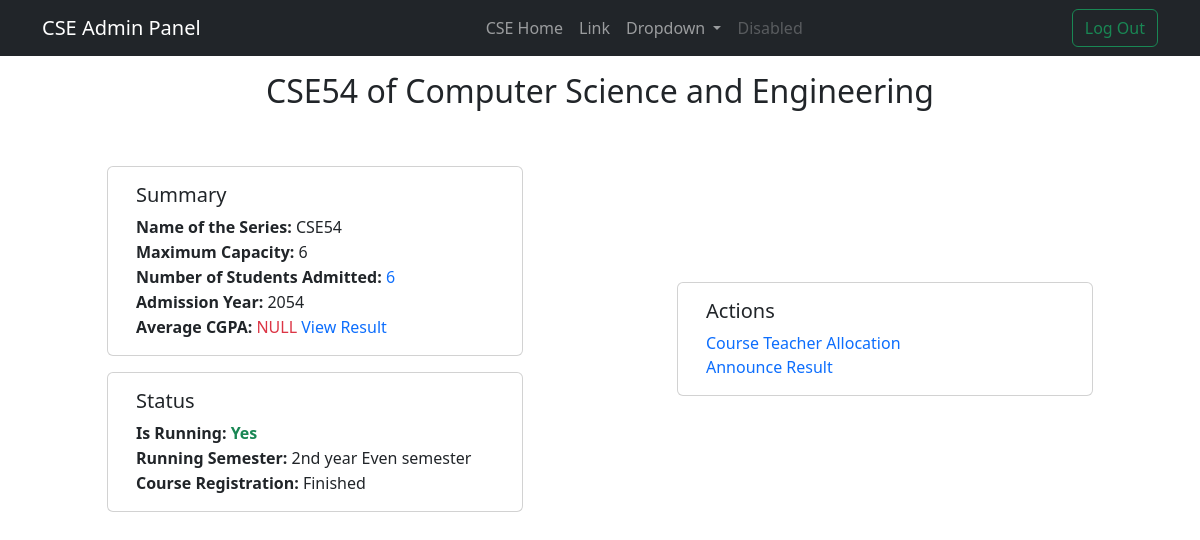
The page /dept/admin/CSE/2/control-panel/ (signed in) on the database its author committed.
### departments/models.py (models this page shows, shortened)
class Department(models.Model):
    dept_id = models.CharField(max_length=4, unique=True)
    dept_code = models.CharField(max_length=5, unique=True, null=True, blank=True)
    dept_name = models.CharField(max_length=50)
    head = models.OneToOneField(
        "teachers.Teacher",
        on_delete=models.SET_NULL,
        null=True,
        blank=True,
        related_name="dept_head",
    )
    user = models.OneToOneField(
        User, on_delete=models.CASCADE, null=True, blank=True, related_name="dept"
    )

class Series(models.Model):
    id = models.AutoField(primary_key=True)
    name = models.CharField(max_length=10, unique=True)  # Ex - CSE99
    department = models.ForeignKey(
        Department, on_delete=models.CASCADE, related_name="series"
    )
    admit_year = models.IntegerField(unique=True)
    running_semester = models.OneToOneField(
        Semester, on_delete=models.CASCADE, related_name="running_series"
    )
    is_running = models.BooleanField(default=True)
    end_year = models.IntegerField(null=True, blank=True)
    maximum_students = models.IntegerField(null=True, blank=True)
    exam_status = models.CharField(max_length=10, choices=[
        ("NR", "Not Running"),
        ("R", "Running"),
        ("F", "Finished")
    ], default="NR")
    def get_absolute_url_course_allocation(self):
        return reverse(
            "dept:courseTeacherAllocation",
            kwargs={"deptId": self.department.dept_id, "serId": self.id},
        )
    def get_absolute_url_result(self):
        return reverse(
            "dept:result",
            kwargs={"deptId": self.department.dept_id, "serId": self.id},
        )

class Semester(models.Model):
    id = models.AutoField(primary_key=True)
    sem_no = models.IntegerField()
    year = models.CharField(max_length=4)
    year_sem = models.CharField(max_length=4)
    dept = models.ForeignKey(
        Department, on_delete=models.CASCADE, related_name="semesters"
    )
    class Meta:
        constraints = [
            models.UniqueConstraint(fields=["sem_no", "dept"], name="unique_semester")
        ]
    def __str__(self) -> str:
        return f"{self.year} year {self.year_sem} semester"

class courseRegistration(models.Model):
    id = models.AutoField(primary_key=True)
    status_choices = [
        ("pending", "Pending"),
        ("running", "Running"),
        ("finished", "Finished"),
    ]
    status = models.CharField(max_length=10, choices=status_choices, default="pending")
    start_date = models.DateField(null=True, blank=True)
    end_date = models.DateField(null=True, blank=True)
    series = models.OneToOneField(
        "Series", on_delete=models.CASCADE, related_name="courseReg"
    )
    fee = models.JSONField(null=True, blank=True)
    def check_deadline(self):
        from datetime import date
        today = date.today()
        if self.status == "running" and today > self.end_date:
            self.status = "finished"
            self.save()

### students/models.py (models this page shows, shortened)
class Student(Person):
    roll = models.CharField(unique=True, max_length=7)
    dept = models.ForeignKey(
        Department, on_delete=models.CASCADE, related_name="students"
    )
    section = models.ForeignKey(
        Section, on_delete=models.CASCADE, related_name="students"
    )
    series = models.ForeignKey(
        Series, on_delete=models.CASCADE, related_name="students"
    )
    cgpa = models.DecimalField(max_digits=3, decimal_places=2 ,null=True, blank=True)
    user = models.OneToOneField(
        User, on_delete=models.SET_NULL, null=True, blank=True, related_name="student"
    )
    class Meta:
        ordering = ['roll']

### departments/views.py (the view)
# urls.py: path('admin/<str:deptId>/<int:serId>/control-panel/', views.seriesControlPanel, name='seriesControlPanel'),
def seriesControlPanel(request, deptId, serId):
    try:
        dept = Department.objects.get(dept_id=deptId)
        series = dept.series.get(id=serId)
        if request.user == dept.user:
            if request.method == 'POST':
                print('Got a post request in seriesControlPanel')
                return seriesControl_post_request(request, dept, series)
            series.courseReg.check_deadline()
            return render(request, 'series/seriesControlPanel.html', {
                'dept': dept,
                'series': series,
                'today': datetime.date.today().strftime('%Y-%m-%d'),
                'isLogged': True,
            })
        else:
            messages.error(request, 'You are not authorized to access this page')
            return HttpResponseRedirect(reverse('Main:home'))
    except Department.DoesNotExist:
        return HttpResponseNotFound('<h1>Page not found</h1>')
    except Series.DoesNotExist:
        return HttpResponseNotFound('<h1>Page not found</h1>')

### departments/templates/series/seriesControlPanel.html (shortened to what this page needs)
{% extends 'departments/admin.html' %}
{%block content%}
<div class="container text-center">
    <h2 class="mt-3">{{series.name}} of {{dept.dept_name}}</h2>
    <div class="row justify-content-around align-items-center">
        <div class="col">
            <div class="row mt-5 justify-content-center  text-start">
                <div class="card" style="width: 26rem;">
                    <div class="card-body">
                        <h5 class="card-title">Summary</h5>
                        <p class="card-text"><b>Name of the Series: </b>{{series.name}}</p>
                        <p class="card-text"><b>Maximum Capacity: </b>{{series.maximum_students}}</p>
                        <p class="card-text"><b>Number of Students Admitted: </b><a
                                class="link-offset-2 link-offset-3-hover link-underline link-underline-opacity-0 link-underline-opacity-75-hover"
                                href="{% url 'dept:allStudents' dept.dept_id %}?series={{series.id}}"
                                title="View list of students">
                                {{series.students.all|length}}
                            </a></p>
                        <p class="card-text"><b>Admission Year: </b>{{series.admit_year}}</p>
                        <p class="card-text"><b>Average CGPA: </b><span class="text-danger">NULL </span>
                            <a class="link-offset-2 link-offset-3-hover link-underline link-underline-opacity-0 link-underline-opacity-75-hover"
                                href="#">
                                View Result
                            </a>
                        </p>
                    </div>
                </div>
            </div>
            <div class="row justify-content-center mt-3 text-start">
                <div class="card" style="width: 26rem;">
                    <div class="card-body">
                        <h5 class="card-title">Status</h5>
                        <p class="card-text"><b>Is Running:
                                {% if series.is_running %}
                                <span class="text-success">Yes</span>
                                {%else%}
                                <span class="text-danger">No</span>
                                {%endif%}
                            </b></p>
                        {%if series.is_running%}
                        <p class="card-text"><b>Running Semester: </b>{{series.running_semester}}</p>
                        {%else%}
                        <p class="card-text"><b>Graduation Year: </b>{{series.end_year}}</p>
                        {%endif%}
                        <p class="card-text"><b>Course Registration: </b>{{series.courseReg.status|title}}</p>
                    </div>
                </div>
            </div>
        </div>
        <div class="col">
            <div class="row justify-content-center mt-5 text-start">
                <div class="card" style="width: 26rem;">
                    <div class="card-body">
                        <h5 class="card-title">Actions</h5>
                        <div>
                            <a class="link-offset-2 link-offset-3-hover link-underline link-underline-opacity-0 link-underline-opacity-75-hover"
                                href="{{series.get_absolute_url_course_allocation}}">
                                Course Teacher Allocation
                            </a>
                        </div>
                        {% if series.exam_status == "F" %}
                        <a class="link-offset-2 link-offset-3-hover link-underline link-underline-opacity-0 link-underline-opacity-75-hover"
                            href="{{series.get_absolute_url_result}}">
                            Announce Result
                        </a>
                        {%endif%}
                    </div>
                </div>
            </div>
        </div>
    </div>
</div>
{% endblock %}

### departments/templates/departments/admin.html (shortened to what this page needs)
<!DOCTYPE html>
<html lang="en">
<head>
    <link href="https://cdn.jsdelivr.net/npm/bootstrap@5.3.0-alpha3/dist/css/bootstrap.min.css" rel="stylesheet"
>
</head>
<body>
    <nav class="navbar navbar-expand-md bg-dark" data-bs-theme="dark">
        <div class="container">
            <a class="navbar-brand flex-grow-1" href="{% url 'dept:admin' dept.dept_id %}">{{dept.dept_id}} Admin
                Panel</a>
            <div class="collapse navbar-collapse" id="navbarSupportedContent">
                <ul class="navbar-nav me-auto mb-2 mb-lg-0">
                    <li class="nav-item">
                        <a class="nav-link" aria-current="page" href="{%url 'dept:home' dept.dept_id%}">{{dept.dept_id}}
                            Home</a>
                    </li>
                    <li class="nav-item">
                        <a class="nav-link" href="#">Link</a>
                    </li>
                    <li class="nav-item dropdown">
                        <a class="nav-link dropdown-toggle" href="#" role="button" data-bs-toggle="dropdown"
                            aria-expanded="false">
                            Dropdown
                        </a>
                    </li>
                    <li class="nav-item">
                        <a class="nav-link disabled">Disabled</a>
                    </li>
                </ul>
                <div class="d-flex">
                    <a href="{% url 'dept:logout' dept.dept_id %}"><button class="btn btn-outline-success">Log
                            Out</button></a>
                </div>
            </div>
        </div>
    </nav>
    {%block content%}{%endblock%}
</body>
</html>

### departments/templates/series/seriesControlPanel.html (style rules this page uses)
.card-text { margin-bottom: 1px; }

### rows shown on the page
Department: dept_id "CSE", dept_name "Computer Science and Engineering"
Series: name "CSE54", maximum_students "6", students.all|length "6", admit_year "2054", running_semester "2nd year Even semester", courseReg.status "Finished"
